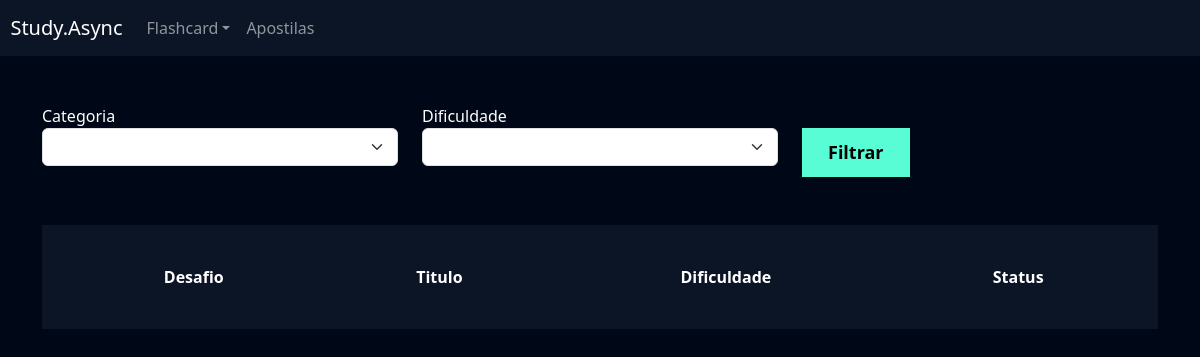
The page /flashcard/listar_desafio (signed in) on the database as committed earlier.
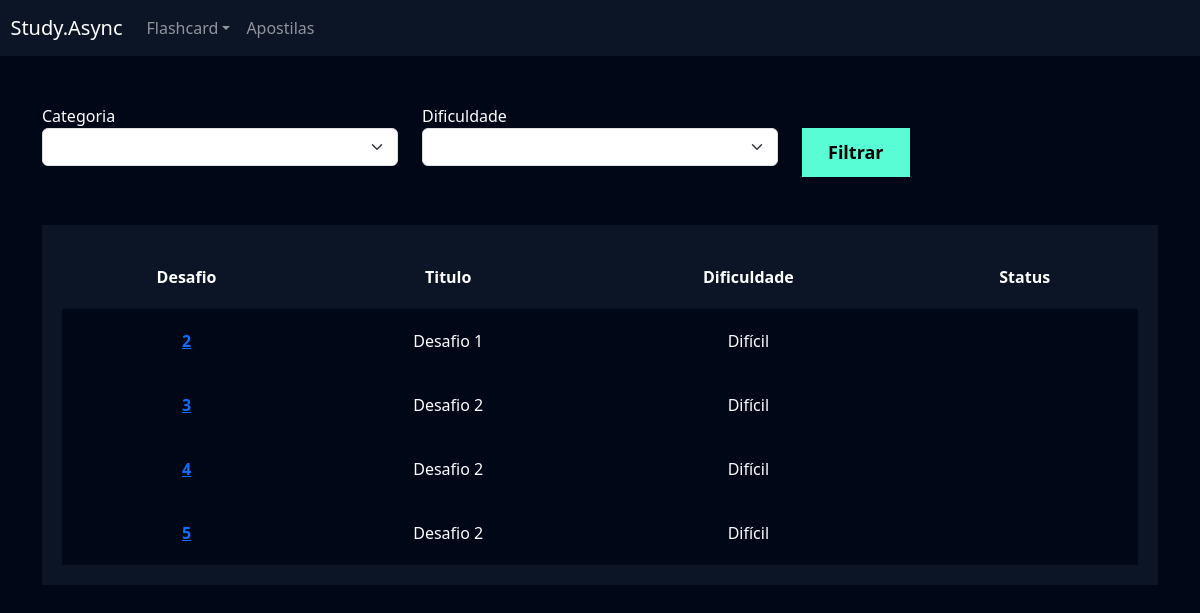
The same page on the database as committed later.
### flashcard/models.py (models this page shows)
class Desafio(models.Model):
    user = models.ForeignKey(User, on_delete=models.DO_NOTHING)
    titulo = models.CharField(max_length=100)
    categoria = models.ManyToManyField(Categoria)
    quantidade_perguntas = models.IntegerField()
    dificuldade = models.CharField(max_length=1, choices=Flashcard.DIFICULDADE_CHOICES)
    flashcards = models.ManyToManyField(FlashcardDesafio)
    def __str__(self):
        return self.titulo

### flashcard/views.py (the view)
# urls.py: path('listar_desafio', views.listar_desafio, name='listar_desafio'),
def listar_desafio(request):
    desafios = Desafio.objects.filter(user=request.user)
    print(desafios)
    return render(request,'listar_desafio.html',{'desafios': desafios,},
 )

### flashcard/templates/listar_desafio.html (shortened to what this page needs)
{% extends "base.html" %}
{% load static %}
{% block 'cabecalho' %}
 <link href="{% static 'usuarios/css/cadastro.css' %}" rel="stylesheet">
 <link href="{% static 'flashcard/css/novo_flashcard.css' %}" rel="stylesheet">
 <link href="{% static 'flashcard/css/iniciar_desafio.css' %}" rel="stylesheet">
 <link href="{% static 'flashcard/css/desafio.css' %}" rel="stylesheet">
 <link href='https://unpkg.com/boxicons@2.1.4/css/boxicons.min.css' rel='stylesheet'>
{% endblock 'cabecalho' %}
{% block 'conteudo' %}
{% include 'partials/header.html' %}
 <div class="container">
 <br>
 <br>
 <div class="row">
 <div class="col-md">
 <form action="}" method="GET">
 <label for="">Categoria</label>
 <select name="categoria" class="form-select">
 </select>
 </div>
 <div class="col-md">
 <label for="">Dificuldade</label>
 <select name="dificuldade" class="form-select">
 </select>
 </div>
 <div class="col-md">
 <br>
 <input type="submit" value="Filtrar" class="btn-cadastro">
 </div>
</div>
<br>
<br>
<div class="box-listar">
<table>
<thead>
<tr>
<th scope="col">Desafio</th>
<th scope="col">Titulo</th>
<th scope="col">Dificuldade</th>
<th scope="col">Status</th>
</tr>
</thead>
<tbody>
{% for desafio in desafios %}
<tr class="linha">
<th><a href="{% url 'desafio' desafio.id %}">{{desafio.id}}</a></th>
<td>{{desafio.titulo}}</td>
<td>{{desafio.get_dificuldade_display}}</td>
<td>{{desafio.status}}</td>
</tr>
{% endfor %}
</tbody>
</table>
</div>
</div>
{% endblock 'conteudo' %}

### templates/base.html (shortened to what this page needs)
{% load static %}
<!doctype html>
<html lang="pt">
 <head>
    <link href="https://cdn.jsdelivr.net/npm/bootstrap@5.3.2/dist/css/bootstrap.min.css" rel="stylesheet">
    <link href="{% static 'geral/css/base.css' %}" rel="stylesheet">
 {% block 'cabecalho' %} {% endblock %}
 </head>
 <body>
 {% block 'conteudo' %}{% endblock %}
 </body>
</html>

### templates/partials/header.html (shortened to what this page needs)
<nav style="background-color: var(--main-color)" class="navbar navbar-expand-lg navbar-dark">
  <a class="navbar-brand" href="#">&nbsp&nbspStudy.Async</a>
  <div class="collapse navbar-collapse" id="navbarNav">
    <ul class="navbar-nav">
      <li class="nav-item dropdown">
        <a class="nav-link dropdown-toggle" href="#" id="navbarDropdown" role="button" data-bs-toggle="dropdown" aria-expanded="false">Flashcard</a>
      </li>
      <li class="nav-item">
        <a class="nav-link" href="">Apostilas</a>
      </li>
    </ul>
  </div>
</nav>

### templates/static/geral/css/base.css (style rules this page uses)
:root { --main-color: #0b1526; --dark-color: #000716; --secondary-dark-color: rgb(15, 2, 26); --light-color: #00c1f3; --contrast-color: #f4c96b; --differential-color: #58fcd5; }
body { background-color: var(--dark-color) !important; color: white !important; }

### templates/static/usuarios/css/cadastro.css (style rules this page uses)
* { margin: 0; padding: 0; }
.btn-cadastro { padding: 10px; background-color: #58fcd5; border: none; border: 1px solid #58fcd5; font-size: 18px; font-weight: bold; padding-left: 25px; padding-right: 25px; }

### templates/static/flashcard/css/desafio.css (style rules this page uses)
.box-listar { background-color: #0b1526; padding: 20px; }
table { width: 100%; padding: 20px; text-align: center; }
.linha { height: 40px; background-color: var(--dark-color); padding: 20px; }
td, th { padding: 20px; }
tr { background-color: var(--main-color); }

Rows that differ between the two databases and show on the page:
added Desafio: id "2", titulo "Desafio 1", dificuldade "Difícil"
added Desafio: id "3", titulo "Desafio 2", dificuldade "Difícil"
added Desafio: id "4", titulo "Desafio 2", dificuldade "Difícil"
added Desafio: id "5", titulo "Desafio 2", dificuldade "Difícil"
